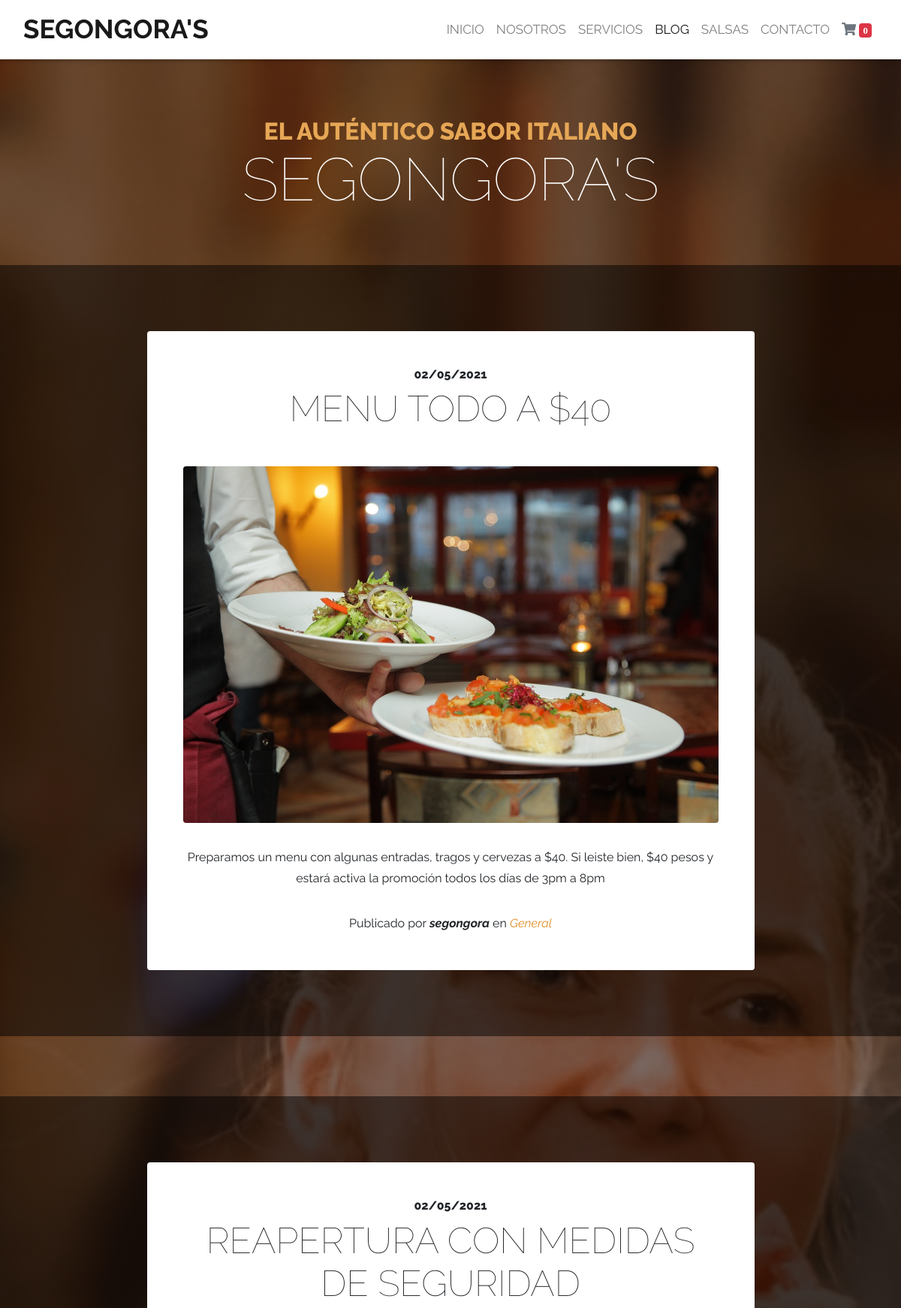
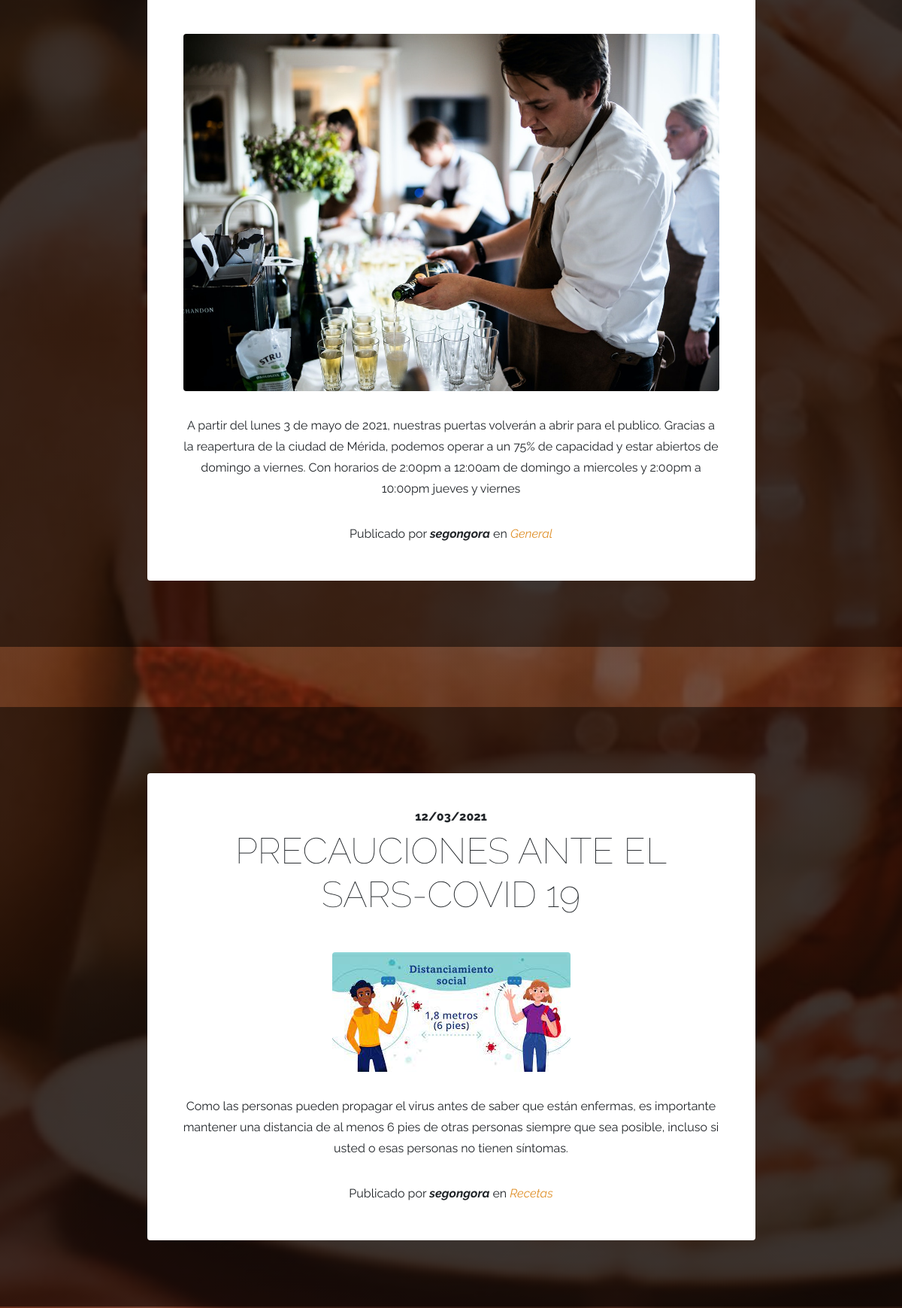
Screenshot of /blog/ (upper part) with the database file from the repository (2 pictures, top to bottom).
### blog/models.py (models this page shows, shortened)
class Post(models.Model):
    title = models.CharField(max_length=200, verbose_name='Titulo')
    content = models.TextField(verbose_name="Contenido")
    published = models.DateTimeField(verbose_name="Fecha de publicación", default=now)
    image = models.ImageField(verbose_name="Imagen", upload_to="blog",null=True,blank=True)
    author = models.ForeignKey(User,verbose_name="Autor",on_delete=models.CASCADE) ##ON DELETE= Si borras al usuario, borra todos sus posts
    categories=models.ManyToManyField(Category, verbose_name="Categorias", related_name="get_posts") #Un post puede estar asociado a una o muchas categorias, al menos debe tener una categoria asociada
    created = models.DateTimeField(auto_now_add=True, verbose_name="Fecha de creación")
    updated = models.DateTimeField(auto_now=True, verbose_name="Fecha de edición")
    class Meta(): ##para los metadatos
        verbose_name="entrada"
        verbose_name_plural="entradas"
        ordering=["-created"]

class Category(models.Model):
    name = models.CharField(max_length=100, verbose_name='Nombre')
    created = models.DateTimeField(auto_now_add=True, verbose_name="Fecha de creación")
    updated = models.DateTimeField(auto_now=True, verbose_name="Fecha de edición")
    class Meta(): ##para los metadatos
        verbose_name="categoría"
        verbose_name_plural="categorías"
        ordering=["-created"]

### blog/views.py (the view)
# urls.py: path('', BlogTemplateView.as_view(), name="blog"),
class BlogTemplateView(TemplateView):
    template_name = "blog/blog.html"
    def get_context_data(self, **kwargs):
        context = super().get_context_data(**kwargs)
        context['posts'] = Post.objects.all()
        return context

### pages/templatetags/pages_extra.py (called while the page is built)
@register.simple_tag
def get_page_list():
    pages = Page.objects.all()
    return pages

### blog/templates/blog/blog.html (shortened to what this page needs)
{% extends 'core/base.html' %}
{% block content %} {% load static %}
{% for post in posts %}
    <section class="page-section cta">
      <div class="container">
        <div class="row">
          <div class="col-xl-9 mx-auto">
            <div class="cta-innerv text-center rounded">
              <h2 class="section-heading mb-5">
                <span class="section-heading-upper">{{ post.published|date:"d/m/Y" }}</span>
                <span class="section-heading-lower">{{ post.title }}</span>
              </h2>
              <p class="mb-0">
                <img class="mx-auto d-flex rounded img-fluid mb-3 mb-lg-0"  src="{{post.image.url }}" alt="">
              </p>
              <p class="mb-0 mbt">
              {{post.content}}
              </p>
              <p class="mb-0 mbt">
                <span class="section-heading-under">Publicado por <em><b>{{ post.author }}</b></em> en <em>
                {% for category in post.categories.all %}
                  <a href="{% url 'category' category.id %}" class="link"> {{category.name}} </a>
                {% endfor %}
              </em>
              </p>
            </div>
          </div>
        </div>
      </div>
    </section>
{% endfor %}
{% endblock %}

### core/static/core/css/style.css (style rules this page uses)
body { font-family: "Raleway", sans-serif !important; background: linear-gradient(rgba(47, 23, 15, 0.65), rgba(47, 23, 15, 0.65)), url("../img/bg.jpg"); background-attachment: fixed; background-position: center; background-size: cover; }
img { border-radius: 10px !important; }
h1, h2, h3, h4, h5, h6 { font-family: "Raleway"; }
p { line-height: 1.75; }
.page-section { margin-top: 5rem; margin-bottom: 5rem; }
.section-heading { text-transform: uppercase; }
.section-heading .section-heading-upper { display: block; font-size: 1rem; font-weight: 800; padding-bottom: 0.5rem; }
.section-heading .section-heading-lower { display: block; font-size: 3rem; font-weight: 100; }
.cta { padding-top: 5rem; padding-bottom: 5rem; background-color: rgba(0, 0, 0, 0.5); }
.cta .cta-innerv { position: relative; padding: 3rem; margin: 0.5rem; background-color: rgba(255, 255, 255, 1); }
.mbt { padding-top: 2rem; }
a.link { color: #df902a; }

### rows the page displays
Post: published "02/05/2021", title "MENU TODO A $40", image (picture), content "Preparamos un menu con algunas entradas, tragos y cervezas a $40. Si leiste bien, $40 pesos y estará activa la promoción todos los días de 3pm a 8pm", author "segongora"
Category: name "General"
Post: published "02/05/2021", title "REAPERTURA CON MEDIDAS DE SEGURIDAD", image (picture), content "A partir del lunes 3 de mayo de 2021, nuestras puertas volverán a abrir para el publico. Gracias a la reapertura de la ciudad de Mérida, podemos operar a un 75% de capacidad y estar abiertos de domingo a viernes. Con horarios de 2:00pm a 12:00am de domingo a miercoles y 2:00pm a 10:00pm jueves y viernes", author "segongora"
Post: published "12/03/2021", title "PRECAUCIONES ANTE EL SARS-COVID 19", image (picture), content "Como las personas pueden propagar el virus antes de saber que están enfermas, es importante mantener una distancia de al menos 6 pies de otras personas siempre que sea posible, incluso si usted o esas personas no tienen síntomas.", author "segongora"
Category: name "Recetas"
